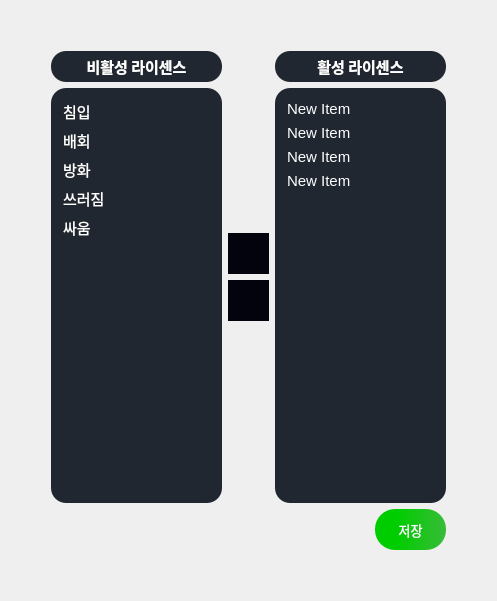
                <widget class="QWidget" name="license_page">
                 <layout class="QHBoxLayout" name="horizontalLayout_18">
                  <item>
                   <layout class="QVBoxLayout" name="verticalLayout_46">
                    <item>
                     <spacer name="verticalSpacer_21">
                      <property name="orientation">
                       <enum>Qt::Orientation::Vertical</enum>
                      </property>
                      <property name="sizeHint" stdset="0">
                       <size>
                        <width>20</width>
                        <height>40</height>
                       </size>
                      </property>
                     </spacer>
                    </item>
                    <item>
                     <layout class="QHBoxLayout" name="horizontalLayout_46">
                      <item>
                       <spacer name="horizontalSpacer_42">
                        <property name="orientation">
                         <enum>Qt::Orientation::Horizontal</enum>
                        </property>
                        <property name="sizeHint" stdset="0">
                         <size>
                          <width>40</width>
                          <height>20</height>
                         </size>
                        </property>
                       </spacer>
                      </item>
                      <item>
                       <layout class="QVBoxLayout" name="verticalLayout_38">
                        <item>
                         <layout class="QHBoxLayout" name="horizontalLayout_42">
                          <item>
                           <layout class="QVBoxLayout" name="verticalLayout_39">
                            <item>
                             <widget class="QLabel" name="non_active_license_label">
                              <property name="minimumSize">
                               <size>
                                <width>171</width>
                                <height>31</height>
                               </size>
                              </property>
                              <property name="maximumSize">
                               <size>
                                <width>171</width>
                                <height>31</height>
                               </size>
                              </property>
                              <property name="font">
                               <font>
                                <family>Ubuntu Light</family>
                                <pointsize>11</pointsize>
                                <bold>true</bold>
                               </font>
                              </property>
                              <property name="styleSheet">
                               <string notr="true">color: rgb(255, 255, 255);
border-radius: 15px;
background-color: rgb(32,39,49);

</string>
                              </property>
                              <property name="text">
                               <string>비활성 라이센스</string>
                              </property>
                              <property name="alignment">
                               <set>Qt::AlignmentFlag::AlignCenter</set>
                              </property>
                             </widget>
                            </item>
                            <item>
                             <widget class="QWidget" name="widget_3" native="true">
                              <property name="minimumSize">
                               <size>
                                <width>171</width>
                                <height>0</height>
                               </size>
                              </property>
                              <property name="maximumSize">
                               <size>
                                <width>171</width>
                                <height>16777215</height>
                               </size>
                              </property>
                              <property name="styleSheet">
                               <string notr="true">color: rgb(255, 255, 255);
border-radius: 15px;
background-color: rgb(32,39,49);

</string>
                              </property>
                              <layout class="QVBoxLayout" name="verticalLayout_40">
                               <item>
                                <widget class="QListWidget" name="non_active_license_list">
                                 <property name="minimumSize">
                                  <size>
                                   <width>156</width>
                                   <height>397</height>
                                  </size>
                                 </property>
                                 <property name="maximumSize">
                                  <size>
                                   <width>156</width>
                                   <height>16777215</height>
                                  </size>
                                 </property>
                                 <property name="font">
                                  <font>
                                   <pointsize>11</pointsize>
                                   <italic>false</italic>
                                   <bold>false</bold>
                                   <underline>false</underline>
                                   <strikeout>false</strikeout>
                                   <kerning>true</kerning>
                                  </font>
                                 </property>
                                 <property name="focusPolicy">
                                  <enum>Qt::FocusPolicy::NoFocus</enum>
                                 </property>
                                 <property name="contextMenuPolicy">
                                  <enum>Qt::ContextMenuPolicy::DefaultContextMenu</enum>
                                 </property>
                                 <property name="acceptDrops">
                                  <bool>true</bool>
                                 </property>
                                 <property name="styleSheet">
                                  <string notr="true">QListWidget::item {
    padding: 3px;
}
QListWidget::item:selected {
    background-color: rgba(19, 193, 13, 200);
    border: 2px solid green;
    border-radius: 5px; /* 둥근 테두리 추가 */
}
</string>
                                 </property>
                                 <property name="frameShape">
                                  <enum>QFrame::Shape::NoFrame</enum>
                                 </property>
                                 <property name="lineWidth">
                                  <number>1</number>
                                 </property>
                                 <property name="editTriggers">
                                  <set>QAbstractItemView::EditTrigger::NoEditTriggers</set>
                                 </property>
                                 <property name="tabKeyNavigation">
                                  <bool>false</bool>
                                 </property>
                                 <property name="showDropIndicator" stdset="0">
                                  <bool>true</bool>
                                 </property>
                                 <property name="dragEnabled">
                                  <bool>true</bool>
                                 </property>
                                 <property name="dragDropMode">
                                  <enum>QAbstractItemView::DragDropMode::NoDragDrop</enum>
                                 </property>
                                 <property name="defaultDropAction">
                                  <enum>Qt::DropAction::IgnoreAction</enum>
                                 </property>
                                 <property name="selectionMode">
                                  <enum>QAbstractItemView::SelectionMode::ExtendedSelection</enum>
                                 </property>
                                 <property name="textElideMode">
                                  <enum>Qt::TextElideMode::ElideLeft</enum>
                                 </property>
                                 <property name="verticalScrollMode">
                                  <enum>QAbstractItemView::ScrollMode::ScrollPerItem</enum>
                                 </property>
                                 <property name="movement">
                                  <enum>QListView::Movement::Static</enum>
                                 </property>
                                 <property name="flow">
                                  <enum>QListView::Flow::TopToBottom</enum>
                                 </property>
                                 <property name="isWrapping" stdset="0">
                                  <bool>false</bool>
                                 </property>
                                 <property name="resizeMode">
                                  <enum>QListView::ResizeMode::Fixed</enum>
                                 </property>
                                 <property name="layoutMode">
                                  <enum>QListView::LayoutMode::SinglePass</enum>
                                 </property>
                                 <property name="spacing">
                                  <number>1</number>
                                 </property>
                                 <property name="modelColumn">
                                  <number>0</number>
                                 </property>
                                 <property name="uniformItemSizes">
                                  <bool>true</bool>
                                 </property>
                                 <property name="wordWrap">
                                  <bool>false</bool>
                                 </property>
                                 <property name="selectionRectVisible">
                                  <bool>true</bool>
                                 </property>
                                 <item>
                                  <property name="text">
                                   <string>침입</string>
                                  </property>
                                 </item>
                                 <item>
                                  <property name="text">
                                   <string>배회</string>
                                  </property>
                                 </item>
                                 <item>
                                  <property name="text">
                                   <string>방화</string>
                                  </property>
                                 </item>
                                 <item>
                                  <property name="text">
                                   <string>쓰러짐</string>
                                  </property>
                                 </item>
                                 <item>
                                  <property name="text">
                                   <string>싸움</string>
                                  </property>
                                 </item>
                                </widget>
                               </item>
                              </layout>
                             </widget>
                            </item>
                           </layout>
                          </item>
                          <item>
                           <layout class="QVBoxLayout" name="verticalLayout_41">
                            <item>
                             <spacer name="verticalSpacer_16">
                              <property name="orientation">
                               <enum>Qt::Orientation::Vertical</enum>
                              </property>
                              <property name="sizeHint" stdset="0">
                               <size>
                                <width>20</width>
                                <height>40</height>
                               </size>
                              </property>
                             </spacer>
                            </item>
                            <item>
                             <widget class="QPushButton" name="license_add_bnt">
                              <property name="minimumSize">
                               <size>
                                <width>41</width>
                                <height>41</height>
                               </size>
                              </property>
                              <property name="maximumSize">
                               <size>
                                <width>41</width>
                                <height>41</height>
                               </size>
                              </property>
                              <property name="font">
                               <font>
                                <pointsize>10</pointsize>
                               </font>
                              </property>
                              <property name="cursor">
                               <cursorShape>PointingHandCursor</cursorShape>
                              </property>
                              <property name="styleSheet">
                               <string notr="true">background-color: rgb(3, 3, 13);
border: 1px solid rgb(3, 3, 13);
color: rgb(255, 255, 255);

</string>
                              </property>
                              <property name="text">
                               <string/>
                              </property>
                              <property name="icon">
                               <iconset resource="ms_ai_img.qrc">
                                <normaloff>:/newPrefix/images/ico_arrow_right.svg</normaloff>:/newPrefix/images/ico_arrow_right.svg</iconset>
                              </property>
                              <property name="iconSize">
                               <size>
                                <width>31</width>
                                <height>50</height>
                               </size>
                              </property>
                             </widget>
                            </item>
                            <item>
                             <widget class="QPushButton" name="license_remove_bnt">
                              <property name="minimumSize">
                               <size>
                                <width>41</width>
                                <height>41</height>
                               </size>
                              </property>
                              <property name="maximumSize">
                               <size>
                                <width>41</width>
                                <height>41</height>
                               </size>
                              </property>
                              <property name="font">
                               <font>
                                <pointsize>10</pointsize>
                               </font>
                              </property>
                              <property name="cursor">
                               <cursorShape>PointingHandCursor</cursorShape>
                              </property>
                              <property name="layoutDirection">
                               <enum>Qt::LayoutDirection::LeftToRight</enum>
                              </property>
                              <property name="styleSheet">
                               <string notr="true">background-color: rgb(3, 3, 13);
border: 1px solid rgb(3, 3, 13);
color: rgb(255, 255, 255);

Rotation: ( origin.x: 25; origin.y: 25; angle: 45);</string>
                              </property>
                              <property name="text">
                               <string/>
                              </property>
                              <property name="icon">
                               <iconset resource="ms_ai_img.qrc">
                                <normaloff>:/newPrefix/images/ico_arrow_left.svg</normaloff>:/newPrefix/images/ico_arrow_left.svg</iconset>
                              </property>
                              <property name="iconSize">
                               <size>
                                <width>31</width>
                                <height>50</height>
                               </size>
                              </property>
                             </widget>
                            </item>
                            <item>
                             <spacer name="verticalSpacer_18">
                              <property name="orientation">
                               <enum>Qt::Orientation::Vertical</enum>
                              </property>
                              <property name="sizeHint" stdset="0">
                               <size>
                                <width>20</width>
                                <height>40</height>
                               </size>
                              </property>
                             </spacer>
                            </item>
                           </layout>
                          </item>
                          <item>
                           <layout class="QVBoxLayout" name="verticalLayout_42">
                            <item>
                             <widget class="QLabel" name="active_license_label">
                              <property name="minimumSize">
                               <size>
                                <width>171</width>
                                <height>31</height>
                               </size>
                              </property>
                              <property name="maximumSize">
                               <size>
                                <width>171</width>
                                <height>31</height>
                               </size>
                              </property>
                              <property name="font">
                               <font>
                                <family>Ubuntu Light</family>
                                <pointsize>11</pointsize>
                                <bold>true</bold>
                               </font>
                              </property>
                              <property name="styleSheet">
                               <string notr="true">color: rgb(255, 255, 255);
border-radius: 15px;
background-color: rgb(32,39,49);

</string>
                              </property>
                              <property name="text">
                               <string>활성 라이센스</string>
                              </property>
                              <property name="alignment">
                               <set>Qt::AlignmentFlag::AlignCenter</set>
                              </property>
                             </widget>
                            </item>
                            <item>
                             <widget class="QWidget" name="widget_4" native="true">
                              <property name="minimumSize">
                               <size>
                                <width>171</width>
                                <height>0</height>
                               </size>
                              </property>
                              <property name="maximumSize">
                               <size>
                                <width>171</width>
                                <height>16777215</height>
                               </size>
                              </property>
                              <property name="styleSheet">
                               <string notr="true">color: rgb(255, 255, 255);
border-radius: 15px;
background-color: rgb(32,39,49);

</string>
                              </property>
                              <layout class="QVBoxLayout" name="verticalLayout_43">
                               <item>
                                <widget class="QListWidget" name="active_license_list">
                                 <property name="minimumSize">
                                  <size>
                                   <width>156</width>
                                   <height>397</height>
                                  </size>
                                 </property>
                                 <property name="maximumSize">
                                  <size>
                                   <width>156</width>
                                   <height>16777215</height>
                                  </size>
                                 </property>
                                 <property name="font">
                                  <font>
                                   <pointsize>11</pointsize>
                                   <italic>false</italic>
                                   <bold>false</bold>
                                   <underline>false</underline>
                                   <strikeout>false</strikeout>
                                   <kerning>true</kerning>
                                  </font>
                                 </property>
                                 <property name="focusPolicy">
                                  <enum>Qt::FocusPolicy::NoFocus</enum>
                                 </property>
                                 <property name="acceptDrops">
                                  <bool>true</bool>
                                 </property>
                                 <property name="styleSheet">
                                  <string notr="true">QListWidget::item {
    padding: 3px;
}
QListWidget::item:selected {
    background-color: rgba(19, 193, 13, 200);
    border: 2px solid green;
    border-radius: 5px; /* 둥근 테두리 추가 */
}
</string>
                                 </property>
                                 <property name="frameShape">
                                  <enum>QFrame::Shape::NoFrame</enum>
                                 </property>
                                 <property name="lineWidth">
                                  <number>1</number>
                                 </property>
                                 <property name="editTriggers">
                                  <set>QAbstractItemView::EditTrigger::NoEditTriggers</set>
                                 </property>
                                 <property name="tabKeyNavigation">
                                  <bool>false</bool>
                                 </property>
                                 <property name="showDropIndicator" stdset="0">
                                  <bool>false</bool>
                                 </property>
                                 <property name="dragEnabled">
                                  <bool>true</bool>
                                 </property>
                                 <property name="dragDropMode">
                                  <enum>QAbstractItemView::DragDropMode::NoDragDrop</enum>
                                 </property>
                                 <property name="defaultDropAction">
                                  <enum>Qt::DropAction::IgnoreAction</enum>
                                 </property>
                                 <property name="selectionMode">
                                  <enum>QAbstractItemView::SelectionMode::ExtendedSelection</enum>
                                 </property>
                                 <property name="textElideMode">
                                  <enum>Qt::TextElideMode::ElideLeft</enum>
                                 </property>
                                 <property name="verticalScrollMode">
                                  <enum>QAbstractItemView::ScrollMode::ScrollPerItem</enum>
                                 </property>
                                 <property name="movement">
                                  <enum>QListView::Movement::Static</enum>
                                 </property>
                                 <property name="flow">
                                  <enum>QListView::Flow::TopToBottom</enum>
                                 </property>
                                 <property name="isWrapping" stdset="0">
                                  <bool>false</bool>
                                 </property>
                                 <property name="resizeMode">
                                  <enum>QListView::ResizeMode::Fixed</enum>
                                 </property>
                                 <property name="layoutMode">
                                  <enum>QListView::LayoutMode::SinglePass</enum>
                                 </property>
                                 <property name="spacing">
                                  <number>1</number>
                                 </property>
                                 <property name="modelColumn">
                                  <number>0</number>
                                 </property>
                                 <property name="uniformItemSizes">
                                  <bool>true</bool>
                                 </property>
                                 <property name="wordWrap">
                                  <bool>false</bool>
                                 </property>
                                 <property name="selectionRectVisible">
                                  <bool>true</bool>
                                 </property>
                                 <item>
                                  <property name="text">
                                   <string>New Item</string>
                                  </property>
                                 </item>
                                 <item>
                                  <property name="text">
                                   <string>New Item</string>
                                  </property>
                                 </item>
                                 <item>
                                  <property name="text">
                                   <string>New Item</string>
                                  </property>
                                 </item>
                                 <item>
                                  <property name="text">
                                   <string>New Item</string>
                                  </property>
                                 </item>
                                </widget>
                               </item>
                              </layout>
                             </widget>
                            </item>
                           </layout>
                          </item>
                         </layout>
                        </item>
                        <item>
                         <layout class="QHBoxLayout" name="horizontalLayout_43">
                          <item>
                           <spacer name="horizontalSpacer_39">
                            <property name="orientation">
                             <enum>Qt::Orientation::Horizontal</enum>
                            </property>
                            <property name="sizeHint" stdset="0">
                             <size>
                              <width>40</width>
                              <height>20</height>
                             </size>
                            </property>
                           </spacer>
                          </item>
                          <item>
                           <widget class="QPushButton" name="license_save_bnt">
                            <property name="sizePolicy">
                             <sizepolicy hsizetype="Preferred" vsizetype="Preferred">
                              <horstretch>0</horstretch>
                              <verstretch>0</verstretch>
                             </sizepolicy>
                            </property>
                            <property name="minimumSize">
                             <size>
                              <width>71</width>
                              <height>41</height>
                             </size>
                            </property>
                            <property name="maximumSize">
                             <size>
                              <width>71</width>
                              <height>41</height>
                             </size>
                            </property>
                            <property name="font">
                             <font>
                              <pointsize>10</pointsize>
                             </font>
                            </property>
                            <property name="cursor">
                             <cursorShape>PointingHandCursor</cursorShape>
                            </property>
                            <property name="styleSheet">
                             <string notr="true">
background-color: qlineargradient(spread:pad, x1:0.244, y1:0.477, x2:1, y2:0.489, stop:0.0845771 rgba(0, 205, 0, 255), stop:1 rgba(56, 188, 56, 255));
color: rgb(255, 255, 255);
border-radius: 20px;

</string>
                            </property>
                            <property name="text">
                             <string>저장</string>
                            </property>
                           </widget>
                          </item>
                         </layout>
                        </item>
                       </layout>
                      </item>
                      <item>
                       <spacer name="horizontalSpacer_43">
                        <property name="orientation">
                         <enum>Qt::Orientation::Horizontal</enum>
                        </property>
                        <property name="sizeHint" stdset="0">
                         <size>
                          <width>40</width>
                          <height>20</height>
                         </size>
                        </property>
                       </spacer>
                      </item>
                     </layout>
                    </item>
                    <item>
                     <spacer name="verticalSpacer_22">
                      <property name="orientation">
                       <enum>Qt::Orientation::Vertical</enum>
                      </property>
                      <property name="sizeHint" stdset="0">
                       <size>
                        <width>20</width>
                        <height>40</height>
                       </size>
                      </property>
                     </spacer>
                    </item>
                   </layout>
                  </item>
                 </layout>
                </widget>
